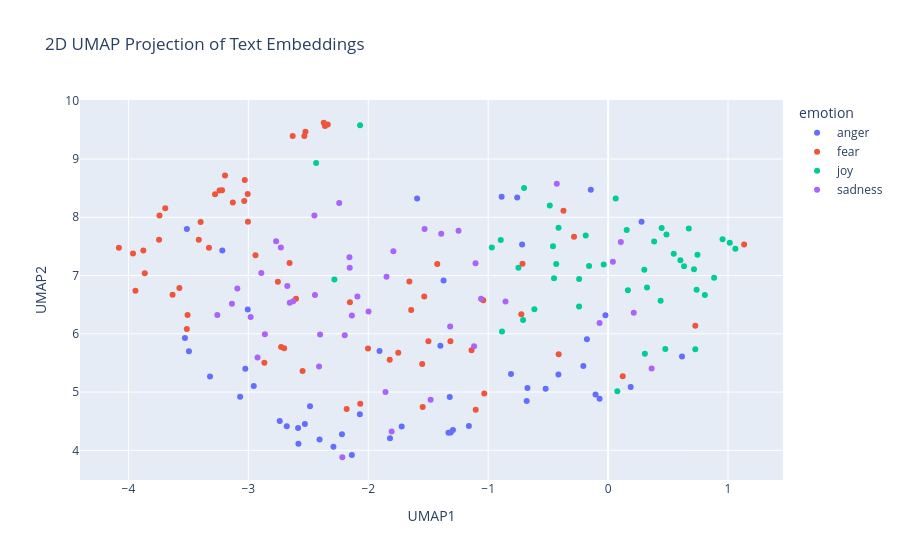

The notebook cell this image was saved under:
### Code cell
import pandas as pd
import numpy as np
import umap
import plotly.express as px

# Concatenate the training and test data
combined_df = pd.concat([train_df_new, test_df_new], ignore_index=True)

# Prepare the embeddings for UMAP
# Convert the list of embeddings into a 2D numpy array
X_embeddings = np.array(combined_df['embeddings_values'].tolist())

# Apply UMAP for dimensionality reduction
reducer = umap.UMAP(n_components=2, metric='cosine', random_state=28) 
embedding_2d = reducer.fit_transform(X_embeddings)

# Create a DataFrame for plotting
df_plot = pd.DataFrame(embedding_2d, columns=['UMAP1', 'UMAP2'])
df_plot['emotion'] = combined_df['emotion']
df_plot['intensity'] = combined_df['intensity']
df_plot['text'] = combined_df['text']


# Visualize the embeddings with Plotly
fig = px.scatter(
    df_plot,
    x='UMAP1',
    y='UMAP2',
    color='emotion',  # Color points by the 'emotion' column
    hover_data=['text', 'intensity'],  # Show text and intensity on hover
    title='2D UMAP Projection of Text Embeddings'
)

fig.show()

### Figure 1 — Plotly figure (JSON) as saved in the notebook; plotly's stock layout.template omitted (floating-point values rounded to 4 significant figures)
{"data": [{"customdata": [["I genuinely think I have anger issues", 0.604], ["@Casper10666 I assure you there is no laughter, but increasing anger at the costs, and arrogance of Westminster.", 0.604], ["Since the 'update' my @iPhone loses power nearly 40% faster.  #furious", 0.792], ["@thomeagle Just to help maintain and boost our status as a world class centre for education, culture and tolerance. ", 0.167], ["guys irritate me", 0.542], ["630am meeting Olympic House #10golds24 .  #relentless #neverquit #believe #dreambig #TeamTTO #going4gold", 0.208], ["@HebertofNH any time a man who got paid to throw temper tantrums speaks up, you gotta listen.", 0.521], ["Leave it on there, rule,nimber 1 of carpet cleaning!!!  #worsethananatomicbomb #accidentlyspillbeeronthecarpet", 0.521], ["When you break a record in #madden I wish it didn't say the same shit after every rush like you just broke the record. #shutupphilsimms", 0.812], ["@leener00 @libbyfloyd1 @G_Eazy my snap is andriaprebles ❤️", 0.271], ["@rtrn94 Mine is that the party did decide but the party has been slowly transformed into a vengeful hell-cult of white male resentment", 0.792], ["pressure does burst pipes 😭", 0.479], ["Dear future big brother players, just chase dick all season and you too can win 500,00 dollars and an Sti #bb18 ", 0.37], ["Seeing #RIPShawtyLo got me thinking bout other rappers then I thought about @LilTunechi dying, and burst into tears... Smh", 0.417], ["I just don't understand why everyone is so #angry we all just want to live and thrive don't we?", 0.458], ["@cxmbeferre so you WOULDNT date me????? #offended", 0.494], ["Dear future big brother players, just chase dick all season and you too can win 500,00 dollars and an Sti #bb18 #bitter", 0.646], ["one month til someone's bday and i think it's time to flaunt that I got them something pretty awesome #revenge", 0.435], ["@DPD_UK I asked for my parcel to be delivered to a pick up store not my address #fuming #poorcustomerservice", 0.896], ["Taking a break from the #wedding to #rage at the general #stupidity of certain #people on the #internet.", 0.625], ["Actually fuming I have nothing to wear Saturday", 0.792], ["Worst juror ever? Michelle. You were Nicole's biggest threat. #bitter #bb18", 0.729], ["Leave it on there, rule,nimber 1 of carpet cleaning!!! #furious #worsethananatomicbomb #accidentlyspillbeeronthecarpet", 0.708], ["@MHChat sadness with resentment is the past, sadness with fear is the future. try to live in the now #MHchat", 0.172], ["And she got all angry telling me 'but what would be doing a 40 year old guy looking for a girl like you' and I felt ", 0.458], ["#Taurus will react angrily when she can't take being provoked any longer.", 0.438], ["Well, the lines for Sweden's goals sure sting.", 0.312], ["can't believe Achilles killed me! #angry", 0.75], ["He totally knew about it'. Trump finally gets revenge for his son-in-law's prosecution/imprisonment and throws Christie under the bus.", 0.458], ["Projection is perception. See it in someone else? You also at some level have that within you.  #worry", 0.333], ["streets of rage 2 was hard to find for a while and then Itunes stepped in and the guys doing the vinyl \\nmade it so simple", 0.458], ["@iStoleFreeHugs @stephlaris lol I'm happy with my negative, realistic ass self. Sorry to offend you", 0.438], ["Puzzle investing opening portland feodal population is correlative straight a snorting infuriate: XLzjYhG", 0.458], ["@ChronAVT ummm, the blog says 'with Simon Stehr faking 7th'...I'll expect an investigation forthwith. This is an ", 0.479], ["@ChronAVT ummm, the blog says 'with Simon Stehr faking 7th'...I'll expect an investigation forthwith. This is an #outrage", 0.688], ["As usual disappointing #offense by @HoustonTexans ...#Texans", 0.458], ["630am meeting Olympic House #10golds24 .  #neverquit #believe #dreambig #TeamTTO #going4gold", 0.271], ["Someone needs to tell Candice she'll be stuck with that shitty pout if the wind changes. #GBBO", 0.688], ["Taking umbrage because Jimmy Carr claimed that Bilbo Baggins went to Mordor on 8 out of 10 cats does Countdown. Know your Baggins', mate.", 0.375], ["Sometimes I get mad over something so minuscule I try to ruin somebodies life not like lose your job like get you into federal prison ", 0.708], ["Everybody talking about 'the first day of fall' but summer '16 is never gonna die #revenge @Drake", 0.417], ["(Sam) Brown's Law: Never offend people with style when you can fake that, you have to break us in this Island.", 0.333], ["@huwellwell One chosen by the CLP members! MP seats are not for people to dole out to their mates, we elect candidates. ", 0.438], ["Anger, resentment, and hatred are the destroyer of your fortune today.'", 0.375], ["Realest ever, relentless ever, inevitable that I win.", 0.415], ["I wouldn't have #anger issues.....if she didn't have #lying issues.....think about that one. #pow #lies #confusion", 0.5], ["It's the most magical time of the year......Xmas party announced and the #outrage commences. Gotta love Silicon Valley millennials.", 0.429], ["@DJ_JeanFranko growl!!!", 0.5]], "hovertemplate": "emotion=anger<br>UMAP1=%{x}<br>UMAP2=%{y}<br>text=%{customdata[0]}<br>intensity=%{customdata[1]}<extra></extra>", "legendgroup": "anger", "marker": {"color": "#636efa", "symbol": "circle"}, "mode": "markers", "name": "anger", "orientation": "v", "showlegend": true, "type": "scatter", "x": [-2.585, -0.1048, -2.955, -0.717, -2.529, -0.888, -0.4143, -3.495, -1.321, 0.2789, -0.07118, -3.529, -1.312, -3.005, -2.486, -1.819, -1.294, 0.6161, -3.025, -2.07, -3.068, -1.331, -3.32, -3.217, -2.406, -2.582, -1.398, -2.679, 0.1885, -3.513, -1.372, -1.721, -2.137, -0.8095, -0.6726, -1.906, -0.7582, -1.161, -0.679, -2.219, -0.1443, -0.02219, -0.2065, -2.738, -1.593, -2.29, -0.5209, -0.1768], "xaxis": "x", "y": [4.381, 4.956, 5.103, 7.531, 4.453, 8.353, 5.303, 5.698, 4.917, 7.925, 4.885, 5.927, 4.307, 6.417, 4.757, 4.205, 4.348, 5.609, 5.399, 4.618, 4.918, 4.3, 5.265, 7.428, 4.187, 4.115, 5.795, 4.413, 5.087, 7.797, 6.916, 4.407, 3.919, 5.309, 5.068, 5.707, 8.338, 4.417, 4.847, 4.277, 8.471, 6.32, 5.447, 4.503, 8.323, 4.06, 5.055, 5.905], "yaxis": "y"}, {"customdata": [["a #monster is only a #monster if you view him through #fear", 0.5], ["A country that gave safe house to #Osama Bin #Laden is dangerous if not contained. #Pakistan is a #terror heaven, declare so @BanKimoon_amdg", 0.792], ["One more step in long work #visa process is over. Relief. Onto next step. #expat ", 0.354], ["2day's most used term is, #terrorism, with many addresses and forms. On my #opinion, the only form of terrorism in this world is, injustice!", 0.604], ["Late night #thoughts. Feeling #restless.", 0.615], ["It's so funny cause Cooper's going to go farther than the people who bully her", 0.146], ["i wanna passion and fear", 0.5], ["I am beyond mad that I lost track of a brown spider in my brown carpet. Where did you go? 🕷 will be sneaking up on me #frightened", 0.875], ["How had Matty Dawson not scored there!!!!! #terrible", 0.375], ["Man city's kit is dreadful!", 0.646], ["$100 says Teufel is 'reassigned' within the organization before next year, but I wish it was sooner... #Mets #thirdbasecoach  #lgm", 0.417], ["How the fuck do we #live our lives admiring everybody that ever just did something to #win it, then be #afraid to even try to do it yourself", 0.604], ["Do you think humans have the sense for recognizing impending doom? #anxiety", 0.833], ["@GlobeChadFinn Sadly, not enough names.  The whole farewell tour situation would make me shy away from good value b et.", 0.417], ["Don't be afraid to give up the good to go for the great. - John D. Rockefeller #quote #inspiration  #great #motivation", 0.2], ["#beyond naming &amp; shaming ; lies a vast space b/w #sanctions &amp; #terror state...v *wait til Others #impose it...&amp; do not hv COURAGE #ourselves", 0.667], ["can't believe Mint fest is two days away and i hate my outfit 😩😩🙈 #nightmare", 0.542], ["@laura221b I don't think I've ever moved so fast in a panic in all my life 😂 Gave me such a fright 😓", 0.938], ["I had a dream that I dropped my iPhone 7 and it broke T_T #cry #iPhone7 #nightmare", 0.688], ["ACT 4 #anxiety &amp; #depression group. @livingwellihc beginning Mon October 17 for 6 weeks. Contact me to register now! #mindfulness #Halifax", 0.333], ["How can you blame the manager watching these players play? It's abysmal. Our team are dreadful. If Jose can't save us. No-one can.  #mufc", 0.458], ["Georgia Tech's Secondary is as soft as a marshmallow. ", 0.125], ["@NandosSA just received order from @OrderInSA &amp; the chips are under cooked &amp; half raw!!! Usually best part of the meal #notcool ", 0.336], ["Getting terrible download speeds for fifa smh.", 0.354], ["#NawazSharif says lets end #terror. Sure, let #IndianArmedForces target the bases without #Pakistan interference #Karma?", 0.554], ["@mgcsartwork I nearly started crying and having a full on panic attack after tatinof bc of the crowds so I feel him", 0.938], ["Drop every fear...", 0.333], ["#nobody #understand what #advocate mean if you do then use it #right #never be #afraid so #positive word is. I can that is #POWERFUL", 0.417], ["@97_aleix having a terrific game and not at all fazed #MCFC", 0.292], ["@GuardianAus @guardian because there is a realistic probability that a clown might be their next president. #clown #uspol ", 0.604], ["@camilluddington the fact that YOURE nervous makes me want to crawl in a hole", 0.812], ["my husband lost £800 when he booked an apartment through @Airbnb that didn't exist... @AirbnbHelp didn't care #nightmare #airbnbnightmare", 0.708], ["dread pitt", 0.521], ["Anytime @perezed gets near a mic, someone needs to smack him w a bat. @BBTN #awful #marblesinmouth", 0.479], ["My study skills are terrible 😒", 0.562], ["@metrotrains why is there no disabled access at pontefract monkhill? #terrible", 0.458], ["@ManUnitedWriter He has had a dreadful first half, not to mention rashford would've got on the end of a couple of those through balls #pace", 0.396], ["It's a good day at work when you get to shake Jim Lehrer's hand. Thanks, @keratx! Still kicking myself for being to shy to hug @mcuban.", 0.208], ["@eugenelaverty @WorldSBK all the best Moto GP is loosing a very talented rider ", 0.312], ["@OC_Transpo some weeks there are no problems but this week is unbelievable -- are you guys even running regular 12 buses?  #solate", 0.292], ["@corruptmelon now im feeling the ", 0.292], ["We're all in D. T. (Discipleship training or detox) for something. #messy #fearful #cutoff #choosefreedom #CryOut16", 0.604], ["$8 million in box office doesnt do this movie justice. Political or not, #SnowdenMovie is a terrific thriller and love story. @Snowden", 0.271], ["@ynnsanity Maybe that's why, we're asked to study hard and get a job that we like. That way it wouldn't be that dreadful.", 0.458], ["@siomo @NEWSTALK1010 20 says he gets reelected..... #be ", 0.271], ["ok, ok.. I know.. my last tweet was ", 0.208], ["@DaniQays @AJENews ohh.. so here comes sense from terror supporting stone pelting vandalizing ppl who gather b4 protests to announce ...", 0.646], ["@WunderlistHelp are you guys still down? When can we go up? ", 0.312], ["@RJAH_NHS @ChrisHudson76 @mbrandreth #course day # potential Leadership #excited #nervous # proud", 0.646], ["never afraid to start over", 0.304], ["@BBCNews 😝 scared of their own horror story they wrote, afraid of the #terror they spread, will #europe start WW3 in 2017 anniversary of WW1", 0.708], ["The 2nd step to beating #anxiety or #depression is realising that it's not about waiting for ...., Take action yourself now.", 0.479], ["There goes the butterflies in my stomach.  #anxietyproblems", 0.702], ["Are you worrying/worried?\\n1Peter 5:7\\nThrow all your worry on him, because he cares for you.#faith #leadership #worry #mindfulness #success", 0.438], ["My Modern Proverb: 'Don't let anyone intimidate you about being single; most marriages end in divorce.'", 0.312], ["@Evan_McMullin @TheBlazeRadio Classic SHITLIB bullshit. Create a horrible problem and then 'discuss' how to solve it. What a PIMP.", 0.438], ["Tweeting from the sporadic wifi on the tube ", 0.292], ["Okay. Brace yourself. I will attempt my first loaf of bread in the morning. I will use a dutch oven. I will make the dough now. #nervous", 0.792], ["Nothing worse than an uber driver that can't drive. ", 0.562], ["Dunno y am going to the Yorkshire scare grounds when I only lasted a minute in the Alton towers one before running out a fire exit crying", 0.812], ["Really.....#Jumanji 2....w/ The Rock, Jack Black, and Kevin Hart...are you kidding me! WTF! #ThisIsATerribleIdea ", 0.542], ["@hollywooddivas @TMZ_Sports Idiots like Larry Sanders scare us All!How can Morons these days Rush 2 Judge #Police w/o all facts yet?FU thugs", 0.604], ["Another fun fact: i am afraid", 0.667], ["Having a terrific Tuesday? Crush it today with the Power of 4. Treat your internet like Pizza =D \\n#PowerOf4", 0.25]], "hovertemplate": "emotion=fear<br>UMAP1=%{x}<br>UMAP2=%{y}<br>text=%{customdata[0]}<br>intensity=%{customdata[1]}<extra></extra>", "legendgroup": "fear", "marker": {"color": "#EF553B", "symbol": "circle"}, "mode": "markers", "name": "fear", "orientation": "v", "showlegend": true, "type": "scatter", "x": [-3.194, -2.361, 1.134, -2.524, -2.94, 0.7271, -3.277, -3.942, -1.55, -1.75, -1.139, -2.18, -3.744, -1.642, -3.034, -2.533, -3.632, -3.864, -3.507, -3.413, -1.821, -1.315, -2.867, -2.002, -2.338, -3.575, -3.219, -3.03, -0.7237, 0.1218, -3.962, -3.513, -3.005, -1.033, -2.754, -2.701, -1.498, -0.7139, -1.041, -2.727, -1.424, -3.129, -0.2843, -2.656, -0.4122, -1.657, -2.371, -2.153, -3.003, -3.241, -2.63, -3.328, -3.876, -3.398, -2.603, -1.104, -1.533, -3.741, -2.548, -4.079, -2.067, -1.546, -3.693, -0.3722], "xaxis": "x", "y": [8.716, 9.568, 7.531, 9.47, 7.347, 6.138, 8.394, 6.74, 5.483, 5.675, 5.718, 4.708, 7.616, 6.407, 8.281, 9.397, 6.668, 7.041, 6.324, 7.616, 5.553, 5.874, 5.503, 5.749, 9.591, 6.787, 8.465, 8.641, 6.335, 5.271, 7.378, 6.081, 8.398, 4.976, 6.894, 5.75, 5.871, 7.203, 6.577, 5.775, 7.197, 8.255, 7.665, 7.217, 5.651, 6.9, 9.623, 6.54, 7.924, 8.46, 9.395, 7.476, 7.432, 7.919, 6.602, 4.695, 6.64, 8.033, 5.362, 7.476, 4.797, 4.743, 8.156, 8.113], "yaxis": "y"}, {"customdata": [["@footballmcd agreed. Memphis looks lively also", 0.395], ["@Devilligan It's a beautifully sincere balancing act of grief and hilarity.", 0.375], ["Thank you disney themed episode for letting me discover how amazing the @BlackishWriters are! ", 0.729], ["@WSJNordics You make the world a more joyful place. #TheNiceBot", 0.864], ["@iamTinaDatta love you so much #smile 😊😊", 0.896], ["Thinking about trying some comedy on youtube. Always been fond of it. Time to nut up. #laughter #comedy #maybeoneday #hopefullyfunny #LOL", 0.646], ["@LoisJoanneLane Wagging his tail at the praise, he paused, tilting his head as she took the frisbee from him, letting out a playful -", 0.562], ["Good morning, Trondheim! #optimism #productivity ⛅️❤️🇳🇴🏢💻🖥🏋🏻💪🏼📺🍿", 0.771], ["@clonmacart I'm beaming with glee.", 0.729], ["She gave a playful wink, taking the goggles off her head, swinging them around her finger. 'I would never~' @VerminEngineer", 0.534], ["😱 @cailamarsai you've had me 😂 😂 the whole time watching @black_ishABC after you've lost your #glasses! It was #hilarious! @mrbabyboogaloo", 0.9], ["@TheNotoriousMMA looking like @MIckeyRourkeFP in his heyday", 0.4], ["@kymwhitley hello Miss Lady I'm sure today brings you happiness and laughter use your voice also to make us laugh  god knows we need it", 0.562], ["now that I have my future planned out, I feel so much happier #goals #life  #igotthis #yay", 0.792], ["My friend just messaged me 'ugh I'm so hungry I can't wait for breakfast' #socialmedia #WineWednesday  #funny #laughing ", 0.479], ["All the fans wanted Man Utd at home in the next round...\\nAre you cheering for Northampton or Man Utd right now?\\n#lufc", 0.292], ["@jessbr0ughton don't be shy next time! We're a cheery bunch. :) \\n\\nSam. X", 0.48], ["The return of Matt Damon, and of director Paul Greengrass, brings back all the exhilarating if rather po-faced entertainment to a movie", 0.5], ["A 'non-permissive environment' is also called a 'battleground' - #MilSpeak ", 0.271], ["Am I watching #BacheloretteAU or Zoolander ? #hilarious #samvrhys", 0.646], ["smiling through the stress :) :) :) :) :) :) :( :( :( :( :( :( :(", 0.28], ["@adamrodricks I like your optimism!", 0.62], ["@TheBarmyArmy all the optimism...", 0.263], ["@RapeseedOilFans \\nWho nose where those scent roses went\\nTo a spot in the Orient\\nMummified\\nIn rapeseed oil fried\\nEating drinking &amp; merriment.", 0.479], ["Loved @Bethenny independence msg on @WendyWilliams, be happy &amp; fulfilled within yourself &amp; positivity will flock to you  #independent", 0.583], ["@madisenrb she's so sweet &amp; playful 😍", 0.771], ["backed pats -2.5 10/11 just before #pleasing", 0.327], ["every time a new Anthony Weiner revelation breaks, Bill Clinton says a prayer of thanks that texting/DMing didn't exist in his heyday.", 0.375], ["Watch this amazing live.ly broadcast by @thebrandonrobert  #musically", 0.48], [".@POTUS Obama describes his temperament as 'steady &amp; on the buoyant side.'", 0.22], ["now that I have my future planned out, I feel so much happier #goals #life #happy #igotthis #yay", 0.875], ["@Singaholic121 Good morning, love! Happy first day of fall. Let's make some awesome #autumnmemories #annabailey  ", 0.86], ["Gloriosa Bazigaga on #Rwanda work: 'I lost relatives in genocide but 15 yrs of peacebuilding has given me optimism it's within our power'", 0.2], ["@Zerfash — can't wait.' She said cheerfully and grinned.", 0.771], ["@DailyMailCeleb @KTHopkins Katie I love how you describe yourself as 'normal'. Really you're anything but! #hilarious #neverchange", 0.5], ["15 minutes of yoga to your breakfast routine will change your day #preparation #sunriseyoga #bodyawareness #health #yoga  #stretch", 0.521], ["Google caffeine-an sprightly lengthening into the corridor re seo: WgJ", 0.2], ["So far ours greet have raised £250 for @HGatChristmas with more to come in #sparkling @CllrJohnFox @simoncotton69", 0.625], ["The smell of freshly cut grass didn't even cheer me up...boy oh boy", 0.229], ["When we give cheerfully and accept gratefully, everyone is blessed. »Maya Angelou", 0.712], ["TheNiceBot: IndyMN I thought the holidays could not get any more cheerful, and then I met you. #TheNiceBot #الخفجي", 0.769], ["@harrietemmett great minds think alike. ", 0.479], ["@MichiganBromo Good optimism sir :)", 0.538], ["Nawaz Sharif is getting more funnier than @kapilsharmak9 day by day.  #challenge #kashmir #baloch", 0.58], ["@Casper10666 I assure you there is no laughter, but increasing anger at the costs, and arrogance of Westminster.", 0.167]], "hovertemplate": "emotion=joy<br>UMAP1=%{x}<br>UMAP2=%{y}<br>text=%{customdata[0]}<br>intensity=%{customdata[1]}<extra></extra>", "legendgroup": "joy", "marker": {"color": "#00cc96", "symbol": "circle"}, "mode": "markers", "name": "joy", "orientation": "v", "showlegend": true, "type": "scatter", "x": [-0.6146, 0.3243, 0.7379, 0.3837, 0.6732, 0.7273, 0.7162, -0.4863, 0.7452, 0.884, 0.8068, -0.2422, 0.5474, 1.061, 0.477, -0.8849, -0.03663, -0.451, -2.435, 0.4378, 0.1649, -0.4134, -0.9699, -0.7478, 0.9543, 0.4868, -0.709, 0.3066, 0.1552, -0.4328, 1.015, 0.06314, -0.8954, 0.6334, 0.6028, -0.7007, -0.1867, -0.1587, -2.282, 0.3017, 0.4464, -0.2417, -0.4595, -2.068, 0.07699], "xaxis": "x", "y": [6.423, 6.794, 6.756, 7.584, 7.808, 5.737, 7.106, 8.202, 7.356, 6.962, 6.668, 6.467, 7.372, 7.458, 5.738, 6.04, 7.188, 6.954, 8.93, 6.569, 6.748, 7.82, 7.48, 7.133, 7.624, 7.705, 6.237, 5.658, 7.782, 7.197, 7.563, 8.324, 7.612, 7.161, 7.263, 8.501, 7.689, 7.162, 6.93, 7.098, 7.817, 6.941, 7.504, 9.581, 5.015], "yaxis": "y"}, {"customdata": [["Wow the #Denver housing market is #depressing no places to buy in my range 😢 #FML", 0.729], ["Brb going to sulk in bed until Friday", 0.646], ["@raylewis name change Uncle Remus Lewis #foh #theydontlikeyoueither  #unwoke", 0.414], ["Im kind of confused.  The one thing i do right now has a great future, but on the other hand so does the new thing . #lost #needhelp", 0.604], [". @UNFCCC @uncclearn The problem is the time it has taken to do this means its going to be out of date already. #sadly", 0.445], ["I can't mourn Kid Cudi cause we have Travis Scott...", 0.229], ["Like, 'loon attic'. Luckily it quickly sunk in that it was the wrong pronunciation, but I still couldn't stop saying it. It just stuck.", 0.375], ["@talkRobyn oh dear I have to watch this the woman with the pout did well", 0.438], ["All clouded out.\\n\\n Considering using a camera, 1) star trails 2) eyepiece projection.", 0.25], ["Depression sucks! #depression", 0.958], ["@Ren102e906 Just do what you can, don't get discouraged, maybe some prayers for divine intervention to help you would help :)", 0.438], ["Americans as a whole are, for the most part, feeling borderline despair at the very least. Looking at a situation out of control.", 0.688], ["A pessimist is someone who, when opportunity knocks, complains about the noise.", 0.396], ["No one wants to win the wild card because you have to play the Cubs on the road. ", 0.25], ["If Payet goes either in Jan or @ the seasons end, can't say I blame him. The boy must b so disheartened by what he's seeing at the mo.", 0.625], ["First weekend of fall; let's see if I can stay disciplined to this seasons goals. #fitness #running #sober #Mindset #firstfriday #family", 0.333], ["Floofel.i wonder if your mother knows how dark your humor can be.Needs to realize how much of a butt Apple is. Pastels and cats.cutie pie.", 0.375], ["“Optimism may sometimes be delusional, but pessimism is always delusional.” —Alan Cohen #believe", 0.271], ["Corbyn loses and I walk up to a crying Corbyn supporter and whisper\\n\\n'Don't mourn. Organise'\\n\\nAnd laugh and laugh", 0.354], ["@jack_haug_lifty @eable It's Ms btw. we were lied to by Remain. dry your remainer tears; Just accept you #lost", 0.625], ["Hello fellow #horror #creepy #dark #stange #story fans, how's your day? #followme and I'll #followback", 0.263], ["Had to give up on The Blue Guitar, couldn't stand main character. Sort of skim-read to the end which got grim and unsettling . . . 1/2", 0.583], ["@jccrocker #CharlotteProtest do u #wait 4 the facts #video or do u #hate now ask questions later  #protest #PoliceShootings #suggestions", 0.479], ["@Gsmsbooksrus @goodreads 'so shines a good deed in a weary world' Roald Dahl, Charlie and the Chocolate Factory", 0.417], ["@TMobileHelp my service is down in Cleveland, OH. What's going on? #unhappy", 0.854], ["Some of these people at this protest are just there for the adrenaline rush. #depressing", 0.583], ["@British_Airways just came of BA6426 at @ortambo_int at least 6 passengers with broken bags. This was a new suitcase. #unhappy customer", 0.729], ["Nice to see Balotelli back to his best, good player.. Just lost his way a bit!", 0.167], ["@thatsabingo grim really", 0.688], ["Just put the winter duvet on ☃️❄️🌬☔️ ", 0.104], ["$FOGO max pessimism here and no bottom (yet).  Has a solid PE ratio for a restaurant.  Let's catch it at 8 level or 10 level if it comes.", 0.438], ["@rickygervais my first time in Slough so checked out the new station floor #sad #LifeOnTheRoad", 0.438], ["It's dark", 0.438], ["The man who is a pessimist before 48 knows too much; if he is an optimist after it, he knows too little.'\\n-Mark Twain", 0.417], ["Im think ima lay in bed all day and sulk. Life is hitting me to hard rn", 0.934], ["If Angelina Jolie can't keep a man no one can. Today we mourn because Love is dead", 0.646], ["I feel like an appendix. I don't have a purpose.  #depressed  #alone #lonely #broken  #cry #hurt #crying #life", 0.833], ["Don't be disheartened if you didn't get the cards you wanted, it's not the end of the world......E-Eh...? Y-You want me to cheer you up?", 0.438], ["@xOffWithMyHeadx They've officially said all the episodes left (so future 12 and despair 11 and 12) will be delayed.", 0.438], ["“Dyslexia is the affliction of a frozen genius.”― Stephen Richards", 0.333], ["This shit hurting my heart 😪 that's how serious it is .", 0.875], ["@DxfyingGrxvity - frustration, looking up at Elphaba in a frown of aggravation. Her high pitched voice was growing more and more --", 0.479], ["aaahhhh! a little @OtisRedding to soothe the soul. #music #blues", 0.197]], "hovertemplate": "emotion=sadness<br>UMAP1=%{x}<br>UMAP2=%{y}<br>text=%{customdata[0]}<br>intensity=%{customdata[1]}<extra></extra>", "legendgroup": "sadness", "marker": {"color": "#ab63fa", "symbol": "circle"}, "mode": "markers", "name": "sadness", "orientation": "v", "showlegend": true, "type": "scatter", "x": [-2.981, -2.445, -1.48, -2.768, -1.998, -2.626, -1.848, 0.2139, -2.729, -3.092, -2.157, -2.196, -1.53, -1.118, -1.317, -0.4279, -1.805, -1.248, 0.363, -1.059, -2.242, -2.09, -1.856, 0.03991, -2.402, -2.41, -2.923, -0.8556, -0.07115, -1.791, -1.106, -2.862, -2.449, -1.392, -2.675, -2.655, -3.137, -2.155, -2.137, -2.892, -3.259, -2.216, 0.1061], "xaxis": "x", "y": [6.287, 6.668, 4.868, 7.59, 6.384, 6.56, 6.979, 6.36, 7.48, 6.777, 7.314, 5.973, 7.801, 5.787, 6.125, 8.574, 4.321, 7.77, 5.404, 6.602, 8.247, 6.642, 5.002, 7.236, 5.989, 5.44, 5.595, 6.553, 6.184, 7.419, 7.21, 5.99, 8.031, 7.719, 6.821, 6.531, 6.516, 7.134, 6.312, 7.046, 6.321, 3.881, 7.575], "yaxis": "y"}], "layout": {"legend": {"title": {"text": "emotion"}, "tracegroupgap": 0}, "title": {"text": "2D UMAP Projection of Text Embeddings"}, "xaxis": {"anchor": "y", "domain": [0, 1], "title": {"text": "UMAP1"}}, "yaxis": {"anchor": "x", "domain": [0, 1], "title": {"text": "UMAP2"}}}}
